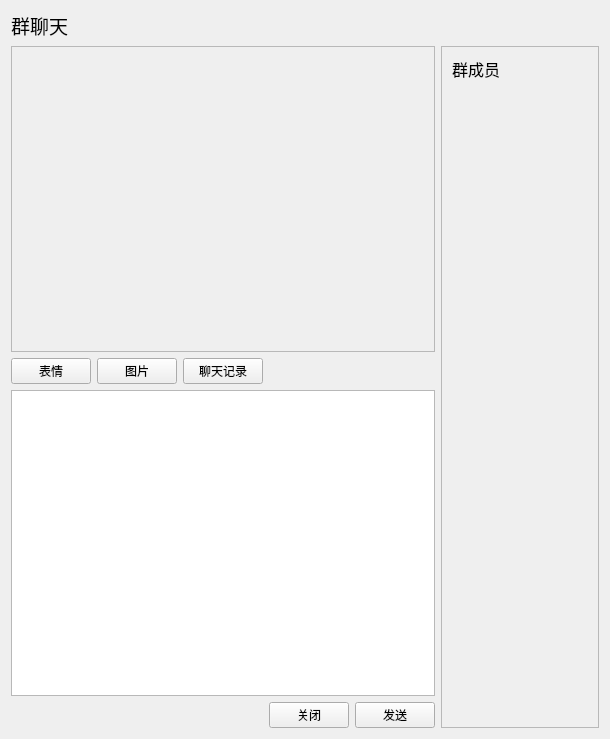
<?xml version="1.0" encoding="UTF-8"?>
<ui version="4.0">
 <class>GroupChat</class>
 <widget class="QWidget" name="GroupChat">
  <property name="geometry">
   <rect>
    <x>0</x>
    <y>0</y>
    <width>610</width>
    <height>739</height>
   </rect>
  </property>
  <property name="windowTitle">
   <string>Form</string>
  </property>
  <layout class="QGridLayout" name="gridLayout">
   <item row="3" column="0" colspan="5">
    <widget class="QPlainTextEdit" name="plainTextEdit"/>
   </item>
   <item row="2" column="1">
    <widget class="QPushButton" name="pushButton_4">
     <property name="text">
      <string>图片</string>
     </property>
    </widget>
   </item>
   <item row="2" column="2">
    <widget class="QPushButton" name="pushButton_5">
     <property name="text">
      <string>聊天记录</string>
     </property>
    </widget>
   </item>
   <item row="1" column="5" rowspan="4">
    <widget class="QScrollArea" name="scrollArea_2">
     <property name="widgetResizable">
      <bool>true</bool>
     </property>
     <widget class="QWidget" name="scrollAreaWidgetContents_2">
      <property name="geometry">
       <rect>
        <x>0</x>
        <y>0</y>
        <width>185</width>
        <height>691</height>
       </rect>
      </property>
      <widget class="QLabel" name="label_2">
       <property name="geometry">
        <rect>
         <x>10</x>
         <y>10</y>
         <width>61</width>
         <height>21</height>
        </rect>
       </property>
       <property name="text">
        <string>&lt;html&gt;&lt;head/&gt;&lt;body&gt;&lt;p&gt;&lt;span style=&quot; font-size:12pt;&quot;&gt;群成员&lt;/span&gt;&lt;/p&gt;&lt;/body&gt;&lt;/html&gt;</string>
       </property>
      </widget>
     </widget>
    </widget>
   </item>
   <item row="4" column="3">
    <widget class="QPushButton" name="pushButton">
     <property name="text">
      <string>关闭</string>
     </property>
    </widget>
   </item>
   <item row="1" column="0" colspan="5">
    <widget class="QScrollArea" name="scrollArea">
     <property name="widgetResizable">
      <bool>true</bool>
     </property>
     <widget class="QWidget" name="scrollAreaWidgetContents">
      <property name="geometry">
       <rect>
        <x>0</x>
        <y>0</y>
        <width>397</width>
        <height>313</height>
       </rect>
      </property>
     </widget>
    </widget>
   </item>
   <item row="2" column="0">
    <widget class="QPushButton" name="pushButton_3">
     <property name="text">
      <string>表情</string>
     </property>
    </widget>
   </item>
   <item row="0" column="0" colspan="2">
    <widget class="QLabel" name="label">
     <property name="text">
      <string>&lt;html&gt;&lt;head/&gt;&lt;body&gt;&lt;p&gt;&lt;span style=&quot; font-size:14pt;&quot;&gt;群聊天&lt;/span&gt;&lt;/p&gt;&lt;/body&gt;&lt;/html&gt;</string>
     </property>
    </widget>
   </item>
   <item row="4" column="4">
    <widget class="QPushButton" name="pushButton_2">
     <property name="text">
      <string>发送</string>
     </property>
    </widget>
   </item>
  </layout>
 </widget>
 <resources/>
 <connections/>
</ui>
